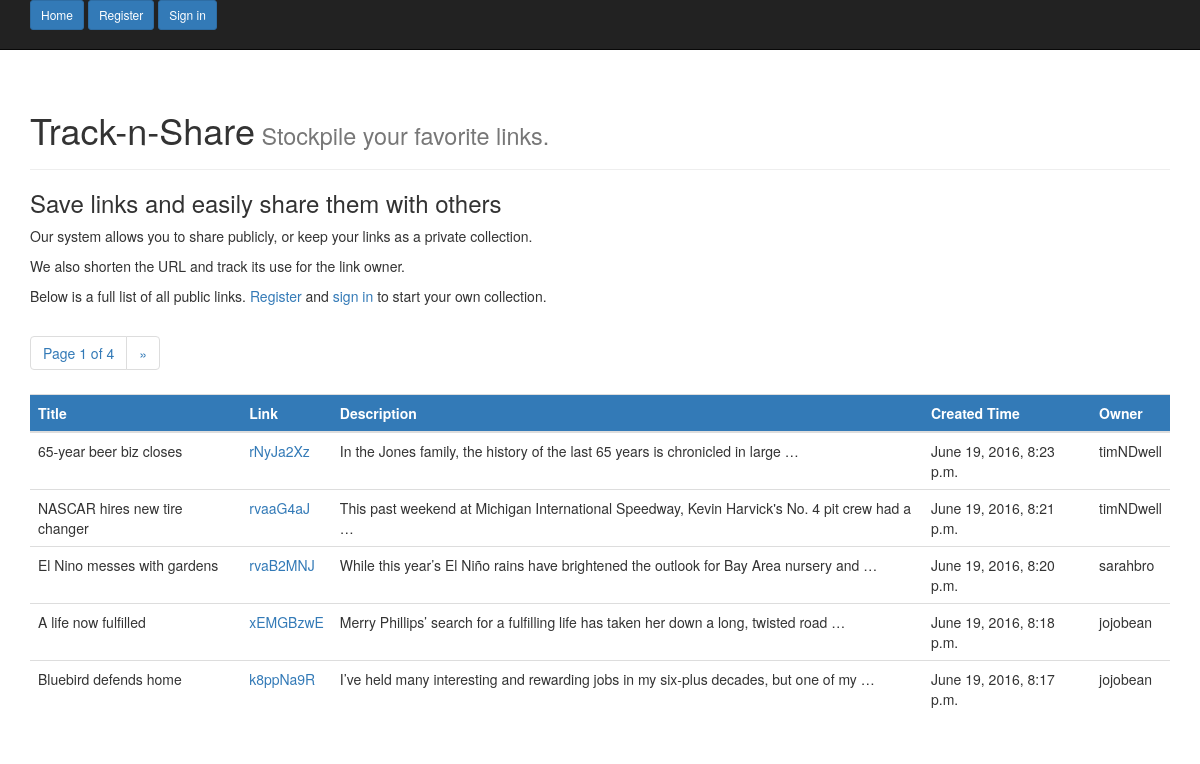
The page / on the database its author committed.
### shortener_app/models.py (models this page shows, shortened)
class Bookmark(models.Model):
    url = models.URLField()
    title = models.CharField(max_length=60)
    description = models.TextField(blank=True)  # makes this optional
    created = models.DateTimeField(auto_now_add=True)
    url_user = models.ForeignKey(User)
    short_code = models.CharField(max_length=25)
    private = models.BooleanField()
    count = models.IntegerField(default=0)
    class Meta:
        ordering = ['-created']

### shortener_app/views.py (the view)
# urls.py: url(r'^$', views.IndexView.as_view(), name='index_view'),  # shows public links for everyone
class IndexView(TemplateView):
    model = Bookmark
    template_name = 'index_view.html'
    paginate_by = 5
    def get_context_data(self, **kwargs):
        context = super(IndexView, self).get_context_data(**kwargs)
        public_list = Bookmark.objects.filter(private__exact=False)
        paginator = Paginator(public_list, self.paginate_by)
        page = self.request.GET.get('page')
        try:
            bookmarks = paginator.page(page)
        except PageNotAnInteger:
            bookmarks = paginator.page(1)
        except EmptyPage:
            bookmarks = paginator.page(paginator.num_pages)
        context['public_bookmarks'] = bookmarks
        return context

### templates/index_view.html (shortened to what this page needs)
{% extends 'base.html' %}
{% block content %}
    {% if request.user.is_authenticated %}
        <h3>All public booksmarks for all users.</h3>
            <p>Your private booksmarks are visible only on <a href="{% url 'account_view' %}">your page</a>. </p>
    {% else %}
        <h3>Save links and easily share them with others</h3>
            <p>Our system allows you to share publicly, or keep your links as a private collection.</p>
            <p>We also shorten the URL and track its use for the link owner. </p>
            <p>Below is a full list of all public links. <a href="{% url 'register_view' %}">Register</a> and <a href="{% url 'login_view' %}">sign in</a> to start your own collection.</p>
    {% endif %}
     <nav>
        <ul class="pagination">
            <li class="">
                <span>Page {{ public_bookmarks.number }} of {{ public_bookmarks.paginator.num_pages }}</span>
            </li>
        {% if public_bookmarks.has_next %}
            <li>
                <span><a href="?page={{ public_bookmarks.next_page_number }}"><span aria-hidden="true">&raquo</span></a></span>
            </li>
        {% endif %}
        </ul>
    </nav>
    <table class="table table-hover" id="public">
        <th>Title</th>
        <th>Link</th>
        <th>Description</th>
        <th>Created Time</th>
        <th>Owner</th>
        <tbody>
        {% for bookmark in public_bookmarks %}
            <tr>
                <td>{{ bookmark.title }}</td>
                <td><a href="{% url 'redirect_view' bookmark.short_code %}"> {{ bookmark.short_code }} </a></td>
                <td>{{ bookmark.description|truncatewords:15 }}</td>
                <td>{{ bookmark.created }}</td>
                <td>{{ bookmark.url_user }}</td>
            </tr>
        {% endfor %}
        </tbody>
    </table>
{% endblock %}

### shortener_app/static/shortener_app/css/main.css (style rules this page uses)
th { background-color: #337ab7; color: #fff; }

### rows shown on the page
Bookmark: title "65-year beer biz closes", short_code "rNyJa2Xz", description "In the Jones family, the history of the last 65 years is chronicled in large …", created "June 19, 2016, 8:23 p.m.", url_user "timNDwell"
Bookmark: title "NASCAR hires new tire changer", short_code "rvaaG4aJ", description "This past weekend at Michigan International Speedway, Kevin Harvick's No. 4 pit crew had a …", created "June 19, 2016, 8:21 p.m.", url_user "timNDwell"
Bookmark: title "El Nino messes with gardens", short_code "rvaB2MNJ", description "While this year’s El Niño rains have brightened the outlook for Bay Area nursery and …", created "June 19, 2016, 8:20 p.m.", url_user "sarahbro"
Bookmark: title "A life now fulfilled", short_code "xEMGBzwE", description "Merry Phillips’ search for a fulfilling life has taken her down a long, twisted road …", created "June 19, 2016, 8:18 p.m.", url_user "jojobean"
Bookmark: title "Bluebird defends home", short_code "k8ppNa9R", description "I’ve held many interesting and rewarding jobs in my six-plus decades, but one of my …", created "June 19, 2016, 8:17 p.m.", url_user "jojobean"

### other values the page prints
{{ public_bookmarks.number }} "1"
{{ public_bookmarks.paginator.num_pages }} "4"
